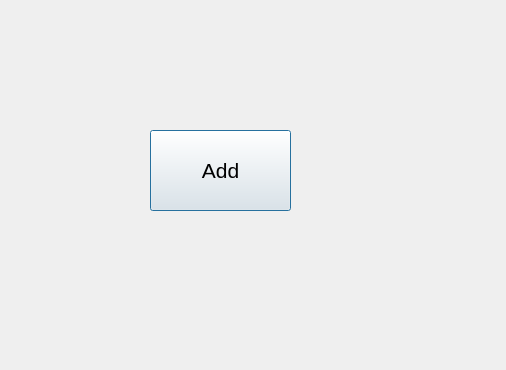
<?xml version="1.0" encoding="UTF-8"?>
<ui version="4.0">
 <class>SetDialog</class>
 <widget class="QDialog" name="SetDialog">
  <property name="geometry">
   <rect>
    <x>0</x>
    <y>0</y>
    <width>506</width>
    <height>370</height>
   </rect>
  </property>
  <property name="windowTitle">
   <string>Dialog</string>
  </property>
  <widget class="QPushButton" name="btnAdd">
   <property name="geometry">
    <rect>
     <x>150</x>
     <y>130</y>
     <width>141</width>
     <height>81</height>
    </rect>
   </property>
   <property name="font">
    <font>
     <pointsize>16</pointsize>
    </font>
   </property>
   <property name="text">
    <string>Add</string>
   </property>
  </widget>
 </widget>
 <resources/>
 <connections/>
</ui>
